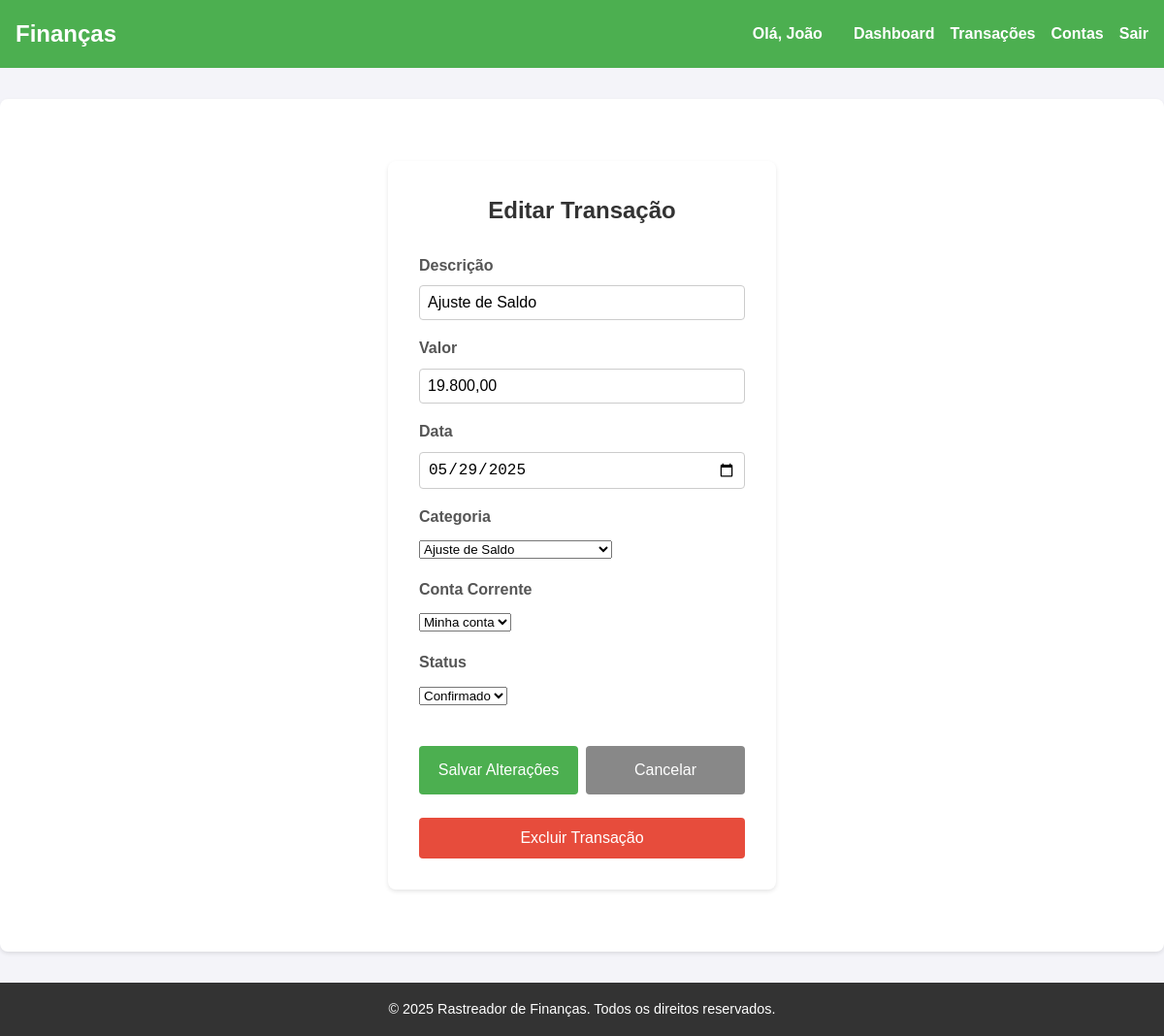
/transacoes/editar/4 (signed in), run on an earlier commit of the app's database.
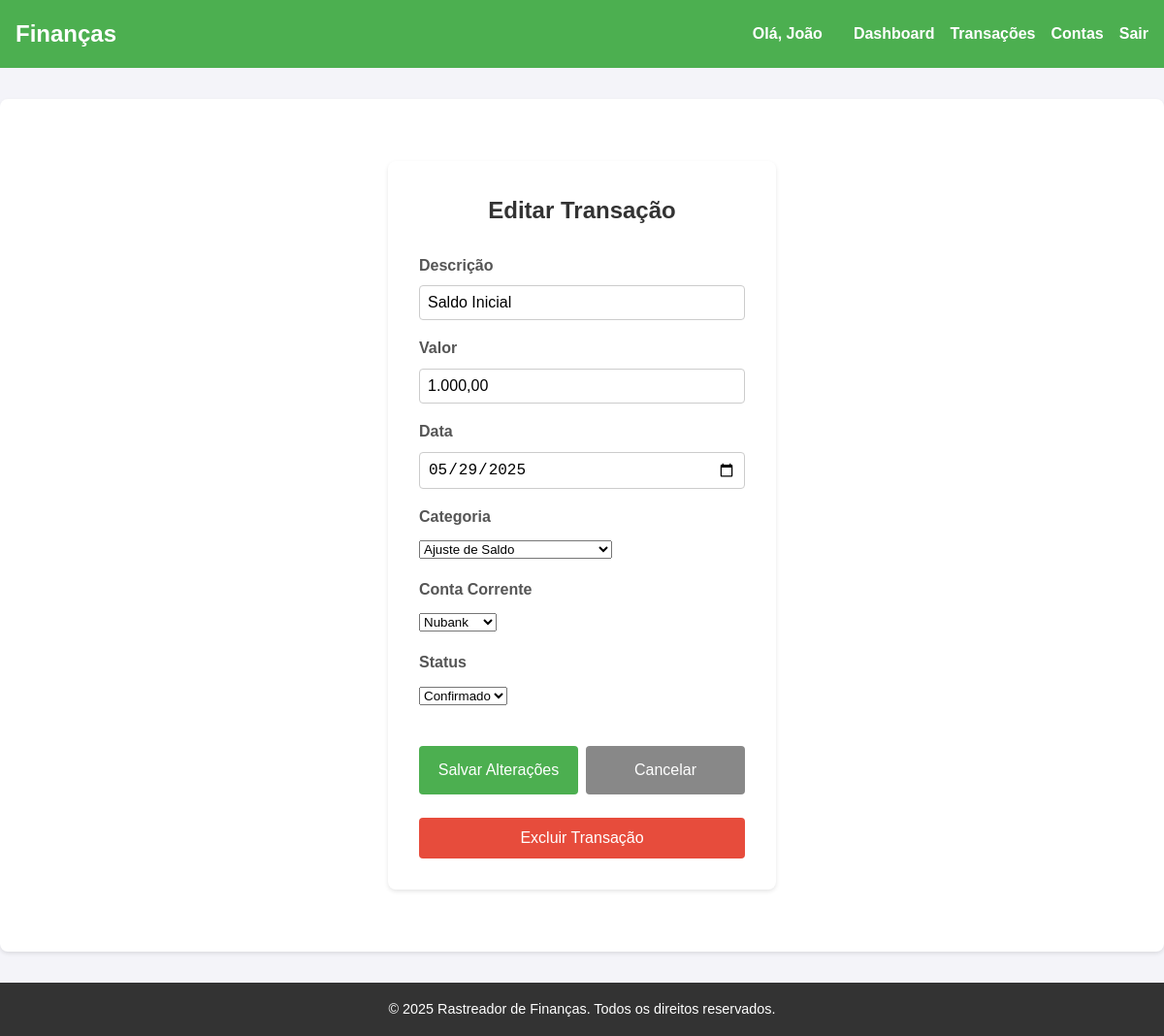
And on a later commit of the database.
### models.py (models this page shows, shortened)
class Transaction(db.Model):
    id = db.Column(db.Integer, primary_key=True)
    description = db.Column(db.String(100), nullable=False)
    amount = db.Column(db.Numeric(10, 2), nullable=False)
    date = db.Column(db.DateTime, nullable=False)
    user_id = db.Column(db.Integer, db.ForeignKey('user.id'), nullable=False)
    bank_account_id = db.Column(db.Integer, db.ForeignKey('bank_account.id'), nullable=True)
    credit_card_id = db.Column(db.Integer, db.ForeignKey('credit_card.id'), nullable=True)
    category_id = db.Column(db.Integer, db.ForeignKey('category.id'), nullable=True)
    created_at = db.Column(db.DateTime, nullable=False, default=datetime.utcnow)
    status = db.Column(db.String(20), nullable=False, default='Confirmado')

class BankAccount(db.Model):
    id = db.Column(db.Integer, primary_key=True)
    account_name = db.Column(db.String(20), nullable=False, unique=True)
    balance = db.Column(db.Numeric(10, 2), nullable=False)
    user_id = db.Column(db.Integer, db.ForeignKey('user.id'), nullable=False)
    bank_id = db.Column(db.Integer, db.ForeignKey('bank.id'), nullable=False)
    created_at = db.Column(db.DateTime, nullable=False, default=datetime.utcnow)
    transactions = db.relationship('Transaction', backref='bank_account', lazy=True)

class Category(db.Model):
    id = db.Column(db.Integer, primary_key=True)
    name = db.Column(db.String(50), nullable=False, unique=True)
    transactions = db.relationship('Transaction', backref='category', lazy=True) # Example usage: transaction.category

### app.py (the view, shortened to what this page needs)
@app.route('/transacoes/editar/<int:transaction_id>', methods=['GET', 'POST'])
def editar_transacao(transaction_id):
    if not session.get('user_id'):
        return redirect(url_for('login'))
    transaction = Transaction.query.filter_by(id=transaction_id, user_id=session['user_id']).first_or_404()
    contas = BankAccount.query.filter_by(user_id=session['user_id']).all()
    cartoes = CreditCard.query.filter_by(user_id=session['user_id']).all()
    categories = Category.query.order_by(Category.name).all()
    return render_template('transacoes/editar_transacao.html', transaction=transaction, contas=contas, cartoes=cartoes, categories=categories)

### templates/transacoes/editar_transacao.html (shortened to what this page needs)
{% extends "layout.html" %}
{% block content %}
<div class="form-container">
    <h2>Editar Transação</h2>
    <form class="form" method="POST">
        <div class="form-group">
            <label for="descricao">Descrição</label>
            <input type="text" id="descricao" name="descricao" value="{{ transaction.description }}" required>
        </div>
        <div class="form-group">
            <label for="valor">Valor</label>
            <input type="text" id="valor" name="valor" value="{{ transaction.amount }}" required inputmode="numeric">
        </div>
        <div class="form-group">
            <label for="data">Data</label>
            <input type="date" id="data" name="data" value="{{ transaction.date.strftime('%Y-%m-%d') }}" required>
        </div>
        <div class="form-group">
            <label for="category_id">Categoria</label>
            <select id="category_id" name="category_id" required>
                {% for category in categories %}
                    <option value="{{ category.id }}" {% if transaction.category_id == category.id %}selected{% endif %}>{{ category.name }}</option>
                {% endfor %}
            </select>
        </div>
        {% if transaction.bank_account_id %}
        <div class="form-group">
            <label for="conta_id">Conta Corrente</label>
            <select id="conta_id" name="conta_id">
                {% for conta in contas %}
                    <option value="{{ conta.id }}" {% if transaction.bank_account_id == conta.id %}selected{% endif %}>{{ conta.account_name }}</option>
                {% endfor %}
            </select>
        </div>
        {% endif %}
        <div class="form-group">
            <label for="status">Status</label>
            <select id="status" name="status" required>
                <option value="Confirmado" {% if transaction.status == 'Confirmado' %}selected{% endif %}>Confirmado</option>
            </select>
        </div>
        <div style="display: flex; gap: 0.5rem; margin-top: 1.5rem;">
            <button type="submit" class="btn" style="flex:1;">Salvar Alterações</button>
            <a href="{{ url_for('transacoes') }}" class="btn cancel-btn" style="flex:1; background: #888; color: #fff;">Cancelar</a>
        </div>
    </form>
    <form method="POST" style="margin-top:1rem;">
        <button type="submit" class="btn delete-btn" style="width:100%; background:#e74c3c; color:#fff;">Excluir Transação</button>
    </form>
</div>
{% endblock content %}

What changed in the data, as far as the page shows it:
changed Transaction "Confirmado": descricao "Ajuste de Saldo" → "Saldo Inicial"; valor "19.800,00" → "1.000,00"; conta_id "Minha conta" → "Nubank"
